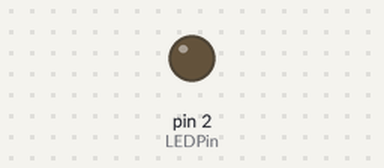
Bench run of a sketch on a simulated Arduino Uno, built with avr-gcc and run on an emulated ATmega328P. Parts: output pins drawn as LEDs (lit = HIGH).

Above: at 0.7 s.
At 16.9 s:
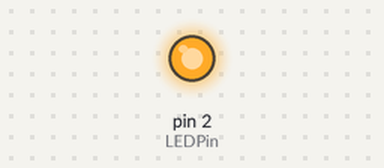
Timing chart, 0 to 17.2 s (numbered marks = the images above):
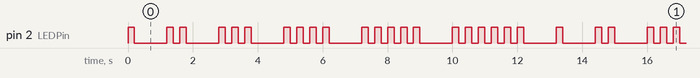

The sketch:

Dimmy.ino
```cpp
 int j = 0;
 int i=0;
 int LEDPin = 2;
 int dt1=200;
 int dt2=1000;
void setup() {
 pinMode(2,OUTPUT);
}

void loop() {
digitalWrite(2,HIGH);
delay(dt1);
digitalWrite(2,LOW);
delay(dt2);
digitalWrite(2,HIGH);
delay(dt1);
digitalWrite(2,LOW);
delay(dt1);
digitalWrite(2,HIGH);
delay(dt1);
digitalWrite(2,LOW);
delay(dt2);
digitalWrite(2,HIGH);
delay(dt1);
digitalWrite(2,LOW);
delay(dt1);
digitalWrite(2,HIGH);
delay(dt1);
digitalWrite(2,LOW);
delay(dt1);
digitalWrite(2,HIGH);
delay(dt1);
digitalWrite(2,LOW);
delay(dt2);
digitalWrite(2,HIGH);
delay(dt1);
digitalWrite(2,LOW);
delay(dt1);
digitalWrite(2,HIGH);
delay(dt1);
digitalWrite(2,LOW);
delay(dt1);
digitalWrite(2,HIGH);
delay(dt1);
digitalWrite(2,LOW);
delay(dt1);
digitalWrite(2,HIGH);
delay(dt1);
digitalWrite(2,LOW);
delay(dt2);
digitalWrite(2,HIGH);
delay(dt1);
digitalWrite(2,LOW);
delay(dt1);
digitalWrite(2,HIGH);
delay(dt1);
digitalWrite(2,LOW);
delay(dt1);
digitalWrite(2,HIGH);
delay(dt1);
digitalWrite(2,LOW);
delay(dt1);
digitalWrite(2,HIGH);
delay(dt1);
digitalWrite(2,LOW);
delay(dt1);
digitalWrite(2,HIGH);
delay(dt1);
digitalWrite(2,LOW);
delay(dt2);
digitalWrite(2,HIGH);
delay(dt1);
digitalWrite(2,LOW);
delay(dt1);
digitalWrite(2,HIGH);
delay(dt1);
digitalWrite(2,LOW);
delay(dt1);
digitalWrite(2,HIGH);
delay(dt1);
digitalWrite(2,LOW);
delay(dt1);
digitalWrite(2,HIGH);
delay(dt1);
digitalWrite(2,LOW);
delay(dt1);
digitalWrite(2,HIGH);
delay(dt1);
digitalWrite(2,LOW);
delay(dt1);
digitalWrite(2,HIGH);
delay(dt1);
digitalWrite(2,LOW);
delay(dt2);
}
```

Measured:
- by itself, pin 2 (LEDPin): moves between LOW and HIGH, repeating every 13.2 s
- by itself, everything shown: repeats every 13.2 s, in 42 steps
